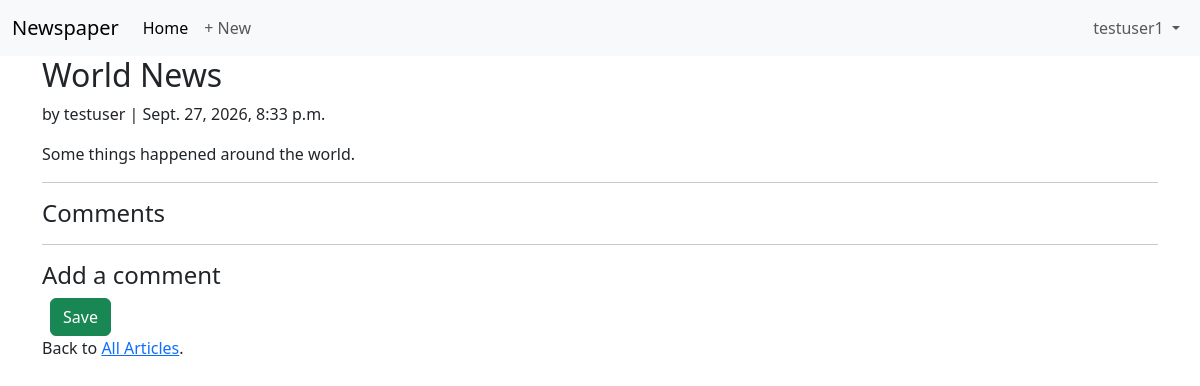
The app's page /articles/3/ (signed in) with its own data.
### accounts/models.py (models this page shows)
class CustomUser(AbstractUser):
    age = models.PositiveIntegerField(null=True, blank=True)

### articles/models.py (models this page shows, shortened)
class Article(models.Model):
    title = models.CharField(max_length=255)
    body = models.TextField()
    date = models.DateTimeField(auto_now_add=True)
    author = models.ForeignKey(
        settings.AUTH_USER_MODEL,
        on_delete=models.CASCADE,
    )

### articles/views.py (the view, shortened to what this page needs)
# urls.py: path("<int:pk>/", ArticleDetailView.as_view(), name="article_detail"),
class ArticleDetailView(LoginRequiredMixin, View):  # new
    def get(self, request, *args, **kwargs):
        view = CommentGet.as_view()
        return view(request, *args, **kwargs)

### articles/views.py (called while the page is built)
    def get_context_data(self, **kwargs):
        context = super().get_context_data(**kwargs)
        context["form"] = CommentForm()
        return context

### templates/article_detail.html (shortened to what this page needs)
{% extends "base.html" %}
{% load crispy_forms_tags %}
{% block content %}
<div class="article-entry">
  <h2>{{ object.title }}</h2>
  <p>by {{ object.author }} | {{ object.date }}</p>
  <p>{{ object.body }}</p>
</div>
<hr>
<h4>Comments</h4>
<hr>
<h4>Add a comment</h4>
<form action="" method="post">{% csrf_token %}
  <button class="btn btn-success ms-2" type="submit">Save</button>
</form>
<div>
  <p>Back to <a href="{% url 'article_list' %}">All Articles</a>.</p>
</div>
{% endblock content %}

### templates/base.html (shortened to what this page needs)
<!doctype html>
<html lang="en">
  <head>
    <link href="https://cdn.jsdelivr.net/npm/bootstrap@5.3.8/dist/css/bootstrap.min.css" rel="stylesheet">
  </head>
  <body>
    <nav class="navbar navbar-expand-lg bg-body-tertiary">
      <div class="container-fluid">
        <a class="navbar-brand" href="{% url 'home' %}">Newspaper</a>
        <div class="collapse navbar-collapse" id="navbarSupportedContent">
          <ul class="navbar-nav me-auto mb-2 mb-lg-0">
            <li class="nav-item">
              <a class="nav-link active" aria-current="page" href="{% url 'home' %}">Home</a>
            </li>
            {% if user.is_authenticated %}
            <li class="nav-item">
              <a class="nav-link" href="{% url 'article_new' %}">+ New</a>
            </li>
            {% endif %}
          </ul>
          <ul class="navbar-nav ms-auto">
            {% if user.is_authenticated %}
            <li class="nav-item dropdown">
              <a class="nav-link dropdown-toggle" href="#" role="button"
                data-bs-toggle="dropdown" aria-expanded="false">
                {{ user.username }}
              </a>
            </li>
            {% endif %}
          </ul>
        </div>
      </div>
    </nav>
    <main>
      <div class="container">
        {% block content %}
        {% endblock content %}
      </div>
    </main>
  </body>
</html>

### records on screen
CustomUser: username "testuser1"
Article: title "World News", author "testuser", date "Sept. 27, 2026, 8:33 p.m.", body "Some things happened around the world."
